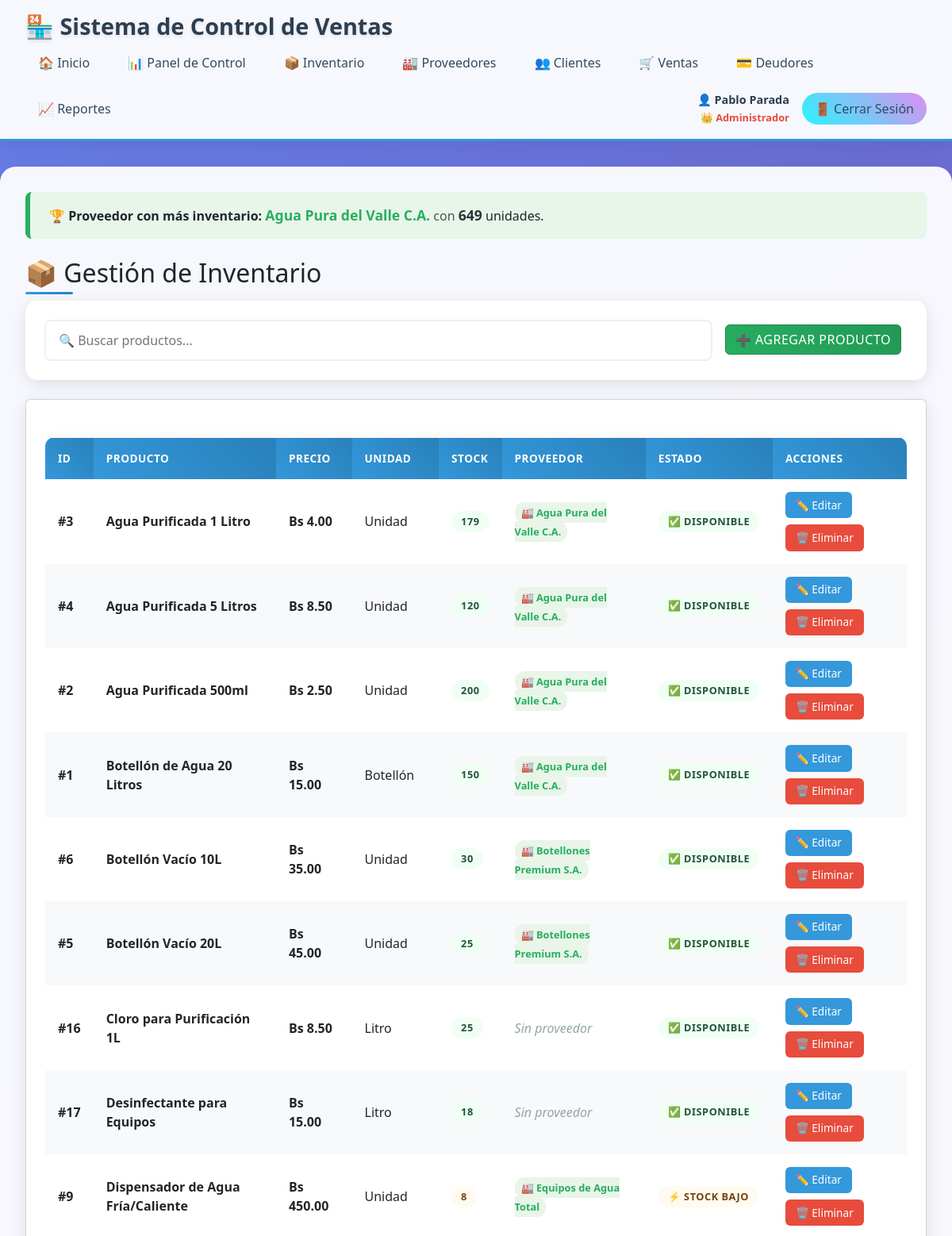
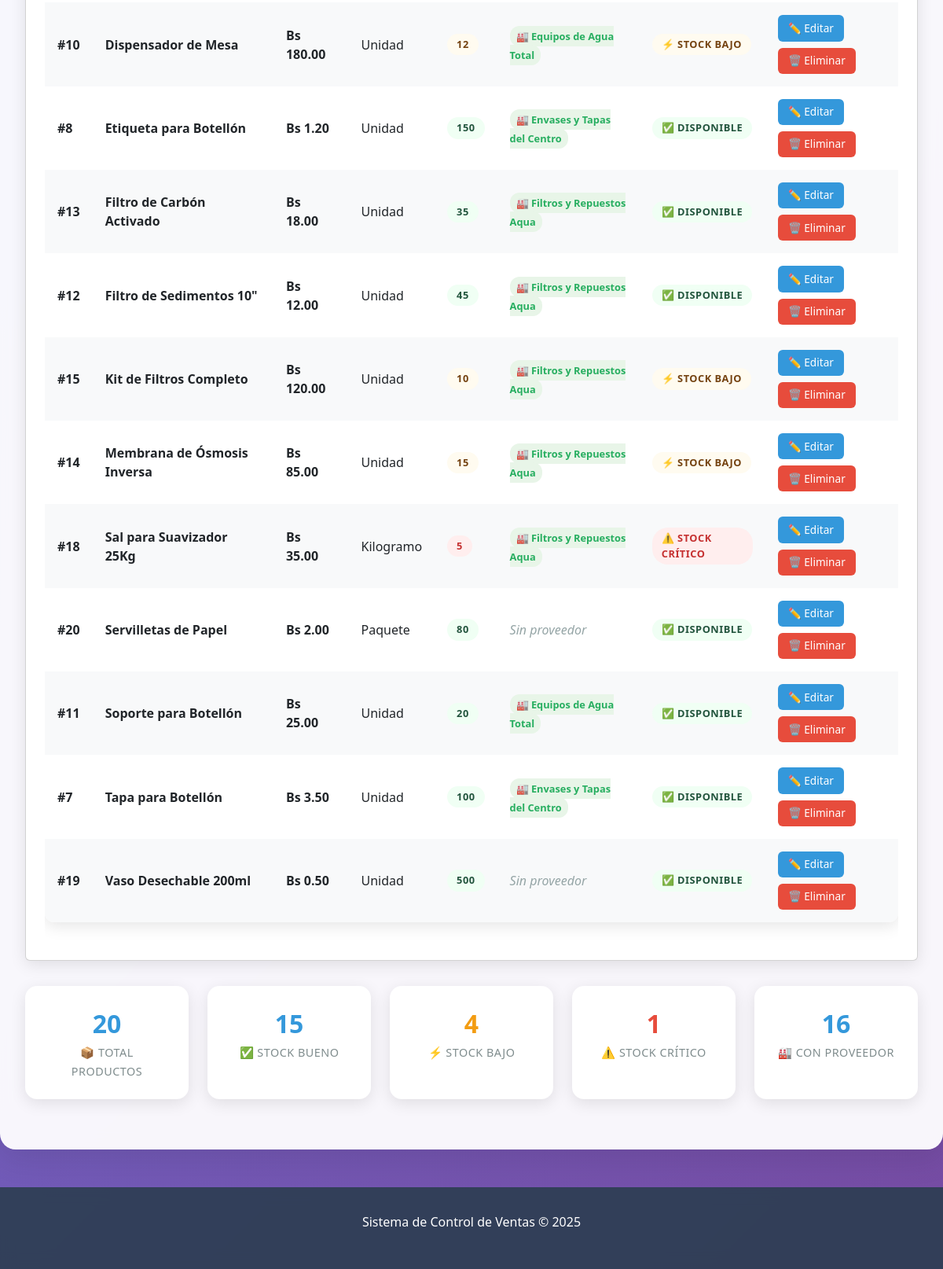
Screenshot of /index.php?action=productos&method=list (signed in) with the database file from the repository (2 pictures, top to bottom).
### tables this page shows
CREATE TABLE `proveedor` (
  `id_proveedor` int(11) NOT NULL AUTO_INCREMENT,
  `RIF` varchar(15) NOT NULL,
  `Nombre` varchar(100) NOT NULL,
  `Contacto` varchar(100) DEFAULT NULL,
  `Telefono` varchar(15) DEFAULT NULL,
  `Direccion` text DEFAULT NULL,
  `Correo` varchar(100) DEFAULT NULL,
  `Tipo_Producto` enum('Agua Purificada','Botellones','Dispensadores','Filtros','Químicos','Envases','Equipos','Otros') NOT NULL DEFAULT 'Agua Purificada',
  `Fecha_Registro` timestamp NOT NULL DEFAULT current_timestamp(),
  `Estado` enum('Activo','Inactivo') DEFAULT 'Activo',
  PRIMARY KEY (`id_proveedor`),
  UNIQUE KEY `RIF` (`RIF`),
  KEY `idx_rif` (`RIF`),
  KEY `idx_nombre` (`Nombre`),
  KEY `idx_tipo` (`Tipo_Producto`)
);

CREATE TABLE `producto` (
  `id_producto` int(11) NOT NULL AUTO_INCREMENT,
  `Nombre` varchar(100) NOT NULL,
  `Precio` decimal(10,2) NOT NULL,
  `Unidad` varchar(20) NOT NULL,
  `id_proveedor` int(11) DEFAULT NULL,
  `Fecha_Registro` timestamp NOT NULL DEFAULT current_timestamp(),
  `Estado` enum('Activo','Inactivo') DEFAULT 'Activo',
  `Umbral_Bajo` int(11) NOT NULL DEFAULT 15,
  `Umbral_Critico` int(11) NOT NULL DEFAULT 5,
  PRIMARY KEY (`id_producto`),
  KEY `idx_nombre` (`Nombre`),
  KEY `idx_precio` (`Precio`),
  KEY `idx_proveedor` (`id_proveedor`),
  KEY `idx_producto_proveedor_stock` (`id_proveedor`,`Estado`),
  CONSTRAINT `producto_ibfk_1` FOREIGN KEY (`id_proveedor`) REFERENCES `proveedor` (`id_proveedor`) ON DELETE SET NULL ON UPDATE CASCADE
);

### controllers/ProductController.php (called while the page is built, shortened)
<?php
require_once 'models/ProductModel.php';
require_once 'models/ProveedorModel.php';
class ProductController {
    private $productModel;
    public function __construct() {
        $database = new Database();
        $db = $database->getConnection();
        $this->productModel = new ProductModel($db);
    }
    public function list() {
        $products = $this->productModel->getAllProductsWithStock();
        require_once 'views/productos/list.php';
    }
}
?>

### controllers/models/ProveedorModel.php (called while the page is built, shortened)
<?php
class ProveedorModel {
    private $conn;
    public function __construct($db) {
        $this->conn = $db;
    }
    public function getProveedorConMasInventario() {
        $query = "SELECT
                    pr.id_proveedor,
                    pr.Nombre AS nombre_proveedor,
                    SUM(COALESCE(s.Cantidad, 0)) AS total_inventario
                  FROM
                    Producto p
                  LEFT JOIN
                    Stock s ON p.id_producto = s.id_producto
                  LEFT JOIN
                    Proveedor pr ON p.id_proveedor = pr.id_proveedor
                  GROUP BY
                    pr.id_proveedor, pr.Nombre
                  ORDER BY
                    total_inventario DESC
                  LIMIT 1";
        $stmt = $this->conn->prepare($query);
        $stmt->execute();
        return $stmt->fetch(PDO::FETCH_ASSOC);
    }
}
?>

### controllers/models/ProductModel.php (called while the page is built, shortened)
<?php
class ProductModel {
    private $conn;
    public function __construct($db) {
        $this->conn = $db;
    }
    public function getAllProductsWithStock() {
        $query = "SELECT p.*, COALESCE(s.Cantidad, 0) as Cantidad, pr.Nombre as Proveedor_Nombre
                  FROM Producto p
                  LEFT JOIN Stock s ON p.id_producto = s.id_producto
                  LEFT JOIN Proveedor pr ON p.id_proveedor = pr.id_proveedor
                  ORDER BY p.Nombre ASC";
        $stmt = $this->conn->prepare($query);
        $stmt->execute();
        return $stmt->fetchAll(PDO::FETCH_ASSOC);
    }
}
?>

### views/productos/list.php (the view, shortened to what this page needs)
<?php require_once 'views/layout/header.php'; ?>
<?php
require_once __DIR__ . '/../../controllers/models/ProveedorModel.php';
$database = new Database();
$db = $database->getConnection();
$proveedorModel = new ProveedorModel($db);
$proveedorTop = $proveedorModel->getProveedorConMasInventario();
?>
<link href="https://cdn.jsdelivr.net/npm/bootstrap@5.3.0/dist/css/bootstrap.min.css" rel="stylesheet">
<?php if ($proveedorTop && !empty($proveedorTop['nombre_proveedor'])): ?>
    <div style="background: #e8f5e9; border-left: 6px solid #27ae60; padding: 1rem 1.5rem; margin-bottom: 1.5rem; border-radius: 8px;">
        <strong>🏆 Proveedor con más inventario:</strong> <span style="color: #27ae60; font-weight: bold; font-size: 1.1rem;">
        <?php echo htmlspecialchars($proveedorTop['nombre_proveedor']); ?></span> <span style="color: #555;">con</span> <span style="font-weight: bold; color: #2d3436; font-size: 1.1rem;">
        <?php echo $proveedorTop['total_inventario']; ?></span> unidades.
    </div>
<?php endif; ?>
<h2>📦 Gestión de Inventario</h2>
<div class="search-container">
    <div class="search-row">
        <div>
            <input type="text" id="product-search" placeholder="🔍 Buscar productos..."
                   style="margin-bottom: 0;">
        </div>
        <div>
            <?php
            $isAdmin = isset($_SESSION['rol_nombre']) && strtolower($_SESSION['rol_nombre']) === 'administrador';
            if ($isAdmin):
            ?>
            <a href="index.php?action=productos&method=add" class="btn btn-success">➕ Agregar Producto</a>
            <?php endif; ?>
        </div>
    </div>
</div>
<?php if (empty($products)): ?>
    <div class="card" style="text-align: center; padding: 3rem;">
        <h3>📦 No hay productos registrados</h3>
        <p style="color: #7f8c8d; margin: 1rem 0;">
            <?php if ($isAdmin): ?>
                Comienza agregando tu primer producto al inventario
            <?php else: ?>
                No hay productos disponibles en el inventario
            <?php endif; ?>
        </p>
        <?php if ($isAdmin): ?>
        <a href="index.php?action=productos&method=add" class="btn btn-success">➕ Agregar Primer Producto</a>
        <?php endif; ?>
    </div>
<?php else: ?>
    <div class="card">
        <div style="overflow-x: auto;">
            <table id="products-table">
                <thead>
                    <tr>
                        <th>ID</th>
                        <th>Producto</th>
                        <th>Precio</th>
                        <th>Unidad</th>
                        <th>Stock</th>
                        <th>Proveedor</th>
                        <th>Estado</th>
                        <?php if ($isAdmin): ?>
                        <th>Acciones</th>
                        <?php endif; ?>
                    </tr>
                </thead>
                <tbody>
                    <?php foreach ($products as $product): ?>
                    <tr>
                        <td><strong>#<?php echo $product['id_producto']; ?></strong></td>
                        <td>
                            <strong><?php echo htmlspecialchars($product['Nombre']); ?></strong>
                        </td>
                        <td><strong>Bs <?php echo number_format($product['Precio'], 2); ?></strong></td>
                        <td><?php echo htmlspecialchars($product['Unidad']); ?></td>
                        <td>
                            <span class="status-indicator <?php
                                if ($product['Cantidad'] <= $product['Umbral_Critico']) echo 'status-low';
                                elseif ($product['Cantidad'] <= $product['Umbral_Bajo']) echo 'status-medium';
                                else echo 'status-high';
                            ?>">
                                <?php echo $product['Cantidad']; ?>
                            </span>
                        </td>
                        <td>
                            <?php if (!empty($product['Proveedor_Nombre'])): ?>
                                <span style="background: #e8f5e8; color: #27ae60; padding: 0.25rem 0.5rem; border-radius: 12px; font-size: 0.8rem; font-weight: 600;">
                                    🏭 <?php echo htmlspecialchars($product['Proveedor_Nombre']); ?>
                                </span>
                            <?php else: ?>
                                <span style="color: #95a5a6; font-style: italic;">Sin proveedor</span>
                            <?php endif; ?>
                        </td>
                        <td>
                            <?php if ($product['Cantidad'] <= $product['Umbral_Critico']): ?>
                                <span class="status-indicator status-low">⚠️ Stock Crítico</span>
                            <?php elseif ($product['Cantidad'] <= $product['Umbral_Bajo']): ?>
                                <span class="status-indicator status-medium">⚡ Stock Bajo</span>
                            <?php else: ?>
                                <span class="status-indicator status-high">✅ Disponible</span>
                            <?php endif; ?>
                        </td>
                        <?php if ($isAdmin): ?>
                        <td>
                            <div class="action-links">
                                <a href="index.php?action=productos&method=edit&id=<?php echo $product['id_producto']; ?>"
                                   class="action-edit">✏️ Editar</a>
                                <a href="index.php?action=productos&method=delete&id=<?php echo $product['id_producto']; ?>"
                                   class="action-delete"
                                   onclick="return confirm('⚠️ ¿Estás seguro de eliminar este producto?\n\nEsta acción no se puede deshacer.')">
                                   🗑️ Eliminar</a>
                            </div>
                        </td>
                        <?php endif; ?>
                    </tr>
                    <?php endforeach; ?>
                </tbody>
            </table>
        </div>
    </div>
    <div class="stats-grid" style="margin-top: 2rem;">
        <div class="stat-card">
            <span class="stat-number"><?php echo count($products); ?></span>
            <span class="stat-label">📦 Total Productos</span>
        </div>
        <div class="stat-card">
            <span class="stat-number"><?php echo count(array_filter($products, function($p) { return $p['Cantidad'] > $p['Umbral_Bajo']; })); ?></span>
            <span class="stat-label">✅ Stock Bueno</span>
        </div>
        <div class="stat-card">
            <span class="stat-number" style="color: #f39c12;"><?php echo count(array_filter($products, function($p) { return $p['Cantidad'] <= $p['Umbral_Bajo'] && $p['Cantidad'] > $p['Umbral_Critico']; })); ?></span>
            <span class="stat-label">⚡ Stock Bajo</span>
        </div>
        <div class="stat-card">
            <span class="stat-number" style="color: #e74c3c;"><?php echo count(array_filter($products, function($p) { return $p['Cantidad'] <= $p['Umbral_Critico']; })); ?></span>
            <span class="stat-label">⚠️ Stock Crítico</span>
        </div>
        <div class="stat-card">
            <span class="stat-number"><?php echo count(array_filter($products, function($p) { return !empty($p['Proveedor_Nombre']); })); ?></span>
            <span class="stat-label">🏭 Con Proveedor</span>
        </div>
    </div>
<?php endif; ?>
<?php require_once 'views/layout/footer.php'; ?>

### assets/css/style.css (style rules this page uses)
* { margin: 0; padding: 0; box-sizing: border-box; }
body { font-family: 'Segoe UI', Tahoma, Geneva, Verdana, sans-serif; line-height: 1.6; color: #2c3e50; background: linear-gradient(135deg, #667eea 0%, #764ba2 100%); min-height: 100vh; }
h2 { color: #2c3e50; margin-bottom: 1.5rem; font-size: 2rem; font-weight: 600; position: relative; padding-bottom: 0.5rem; }
h2::after { content: ''; position: absolute; bottom: 0; left: 0; width: 60px; height: 3px; background: linear-gradient(45deg, #3498db, #2980b9); border-radius: 2px; }
table { width: 100%; border-collapse: collapse; margin: 1.5rem 0; background: white; border-radius: 12px; overflow: hidden; box-shadow: 0 5px 20px rgba(0, 0, 0, 0.1); }
th { background: linear-gradient(45deg, #3498db, #2980b9); color: white; padding: 1rem; text-align: left; font-weight: 600; text-transform: uppercase; font-size: 0.85rem; letter-spacing: 0.5px; }
td { padding: 1rem; border-bottom: 1px solid #ecf0f1; transition: background-color 0.3s ease; }
tr:nth-child(even) { background-color: #f8f9fa; }
input, select, textarea { width: 100%; padding: 0.75rem 1rem; border: 2px solid #ecf0f1; border-radius: 8px; font-size: 1rem; transition: all 0.3s ease; background: white; }
button, .btn { background: linear-gradient(45deg, #3498db, #2980b9); color: white; border: none; padding: 0.75rem 1.5rem; border-radius: 8px; cursor: pointer; text-decoration: none; display: inline-block; font-weight: 600; font-size: 0.9rem; text-transform: uppercase; letter-spacing: 0.5px; transition: all 0.3s ease; margin-right: 0.5rem; margin-bottom: 0.5rem; }
.btn-success { background: linear-gradient(45deg, #27ae60, #229954); }
.card { background: white; border-radius: 15px; padding: 1.5rem; box-shadow: 0 5px 20px rgba(0, 0, 0, 0.1); margin-bottom: 1.5rem; transition: transform 0.3s ease; }
.status-indicator { display: inline-block; padding: 0.25rem 0.75rem; border-radius: 20px; font-size: 0.8rem; font-weight: 600; text-transform: uppercase; letter-spacing: 0.5px; }
.status-low { background: #fee; color: #c53030; }
.status-medium { background: #fffbf0; color: #744210; }
.status-high { background: #f0fff4; color: #22543d; }
.search-container { background: white; padding: 1.5rem; border-radius: 15px; box-shadow: 0 5px 20px rgba(0, 0, 0, 0.1); margin-bottom: 1.5rem; }
.search-row { display: grid; grid-template-columns: 1fr auto; gap: 1rem; align-items: end; }
.stats-grid { display: grid; grid-template-columns: repeat(auto-fit, minmax(200px, 1fr)); gap: 1.5rem; margin: 2rem 0; }
.stat-card { background: white; padding: 1.5rem; border-radius: 15px; box-shadow: 0 5px 20px rgba(0, 0, 0, 0.1); text-align: center; transition: transform 0.3s ease; }
.stat-number { font-size: 2rem; font-weight: 700; color: #3498db; display: block; }
.stat-label { color: #7f8c8d; font-size: 0.9rem; text-transform: uppercase; letter-spacing: 0.5px; margin-top: 0.5rem; }
.action-links { display: flex; gap: 0.5rem; flex-wrap: wrap; }
.action-links a { padding: 0.4rem 0.8rem; border-radius: 6px; text-decoration: none; font-size: 0.85rem; font-weight: 500; transition: all 0.3s ease; }
.action-edit { background: #3498db; color: white; }
.action-delete { background: #e74c3c; color: white; }

### rows the page displays
proveedor: Nombre "Agua Pura del Valle C.A."
producto: id_producto "3", Nombre "Agua Purificada 1 Litro", Precio "4.00", Unidad "Unidad", Cantidad "179", id_proveedor.Nombre "Agua Pura del Valle C.A.", Umbral_Critico "✅ DISPONIBLE", Umbral_Bajo "15"
producto: id_producto "4", Nombre "Agua Purificada 5 Litros", Precio "8.50", Unidad "Unidad", Cantidad "120", id_proveedor.Nombre "Agua Pura del Valle C.A.", Umbral_Critico "✅ DISPONIBLE"
producto: id_producto "2", Nombre "Agua Purificada 500ml", Precio "2.50", Unidad "Unidad", Cantidad "200", id_proveedor.Nombre "Agua Pura del Valle C.A.", Umbral_Critico "✅ DISPONIBLE"
producto: id_producto "1", Nombre "Botellón de Agua 20 Litros", Precio "15.00", Unidad "Botellón", Cantidad "150", id_proveedor.Nombre "Agua Pura del Valle C.A.", Umbral_Critico "✅ DISPONIBLE"
producto: id_producto "6", Nombre "Botellón Vacío 10L", Precio "35.00", Unidad "Unidad", Cantidad "30", id_proveedor.Nombre "Botellones Premium S.A.", Umbral_Critico "✅ DISPONIBLE"
producto: id_producto "5", Nombre "Botellón Vacío 20L", Precio "45.00", Unidad "Unidad", Cantidad "25", id_proveedor.Nombre "Botellones Premium S.A.", Umbral_Critico "✅ DISPONIBLE"
producto: id_producto "16", Nombre "Cloro para Purificación 1L", Precio "8.50", Unidad "Litro", Cantidad "25", shows "Sin proveedor", Umbral_Critico "✅ DISPONIBLE"
producto: id_producto "17", Nombre "Desinfectante para Equipos", Precio "15.00", Unidad "Litro", Cantidad "18", shows "Sin proveedor", Umbral_Critico "✅ DISPONIBLE"
producto: id_producto "9", Nombre "Dispensador de Agua Fría/Caliente", Precio "450.00", Unidad "Unidad", Cantidad "8", id_proveedor.Nombre "Equipos de Agua Total", Umbral_Critico "⚡ STOCK BAJO"
producto: id_producto "10", Nombre "Dispensador de Mesa", Precio "180.00", Unidad "Unidad", Cantidad "12", id_proveedor.Nombre "Equipos de Agua Total", Umbral_Critico "⚡ STOCK BAJO"
producto: id_producto "8", Nombre "Etiqueta para Botellón", Precio "1.20", Unidad "Unidad", Cantidad "150", id_proveedor.Nombre "Envases y Tapas del Centro", Umbral_Critico "✅ DISPONIBLE"
producto: id_producto "13", Nombre "Filtro de Carbón Activado", Precio "18.00", Unidad "Unidad", Cantidad "35", id_proveedor.Nombre "Filtros y Repuestos Aqua", Umbral_Critico "✅ DISPONIBLE"
producto: id_producto "12", Nombre "Filtro de Sedimentos 10\"", Precio "12.00", Unidad "Unidad", Cantidad "45", id_proveedor.Nombre "Filtros y Repuestos Aqua", Umbral_Critico "✅ DISPONIBLE"
producto: id_producto "15", Nombre "Kit de Filtros Completo", Precio "120.00", Unidad "Unidad", Cantidad "10", id_proveedor.Nombre "Filtros y Repuestos Aqua", Umbral_Critico "⚡ STOCK BAJO"
producto: id_producto "14", Nombre "Membrana de Ósmosis Inversa", Precio "85.00", Unidad "Unidad", Cantidad "15", id_proveedor.Nombre "Filtros y Repuestos Aqua", Umbral_Critico "⚡ STOCK BAJO"
producto: id_producto "18", Nombre "Sal para Suavizador 25Kg", Precio "35.00", Unidad "Kilogramo", Cantidad "5", id_proveedor.Nombre "Filtros y Repuestos Aqua", Umbral_Critico "⚠️ STOCK CRÍTICO"
producto: id_producto "20", Nombre "Servilletas de Papel", Precio "2.00", Unidad "Paquete", Cantidad "80", shows "Sin proveedor", Umbral_Critico "✅ DISPONIBLE"
producto: id_producto "11", Nombre "Soporte para Botellón", Precio "25.00", Unidad "Unidad", Cantidad "20", id_proveedor.Nombre "Equipos de Agua Total", Umbral_Critico "✅ DISPONIBLE"
producto: id_producto "7", Nombre "Tapa para Botellón", Precio "3.50", Unidad "Unidad", Cantidad "100", id_proveedor.Nombre "Envases y Tapas del Centro", Umbral_Critico "✅ DISPONIBLE"
producto: id_producto "19", Nombre "Vaso Desechable 200ml", Precio "0.50", Unidad "Unidad", Cantidad "500", shows "Sin proveedor", Umbral_Critico "✅ DISPONIBLE"

### other values shown
$nombreCompleto "Pablo Parada"
$roleIcon "👑"
$_SESSION['rol_nombre'] "Administrador"
$proveedorTop['total_inventario'] "649"
count($products) "20"
